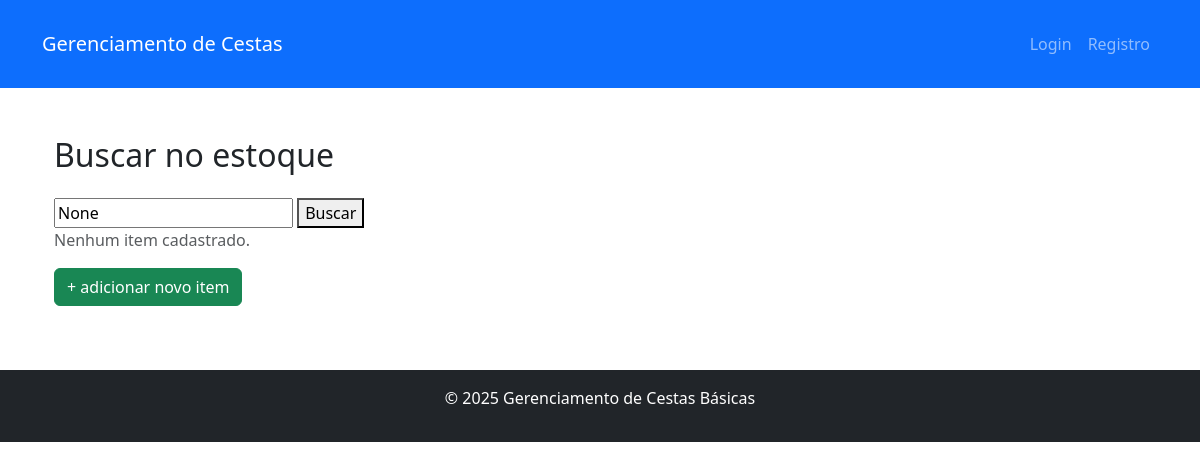
The page /home/Itens/ on the database as committed earlier.
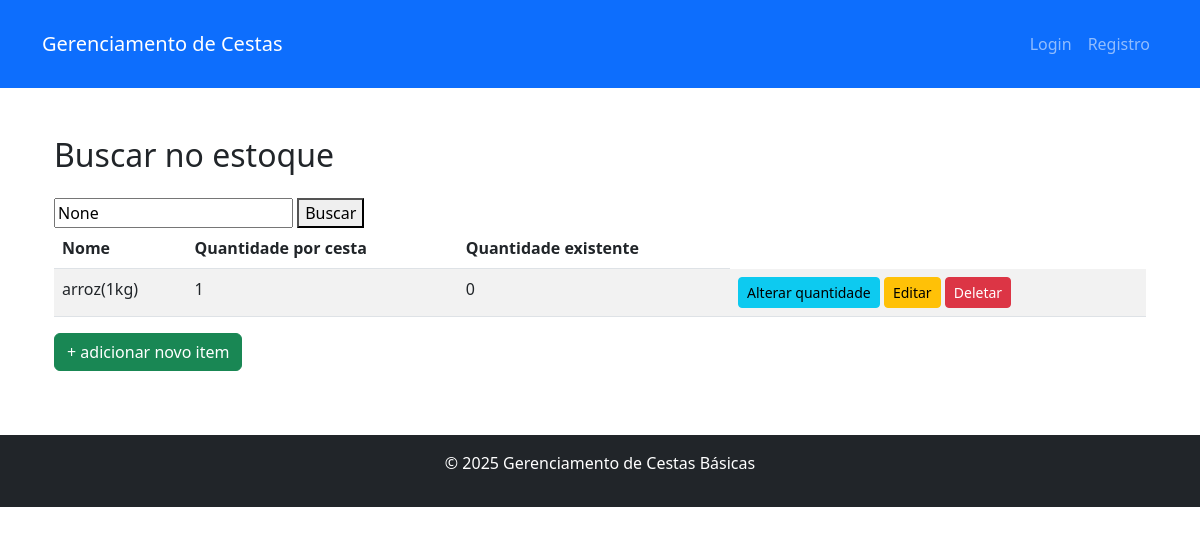
The same page on the database as committed later.
### gerenciador/models.py (models this page shows)
class TbItem_Cesta(models.Model):
    ID_Item_Cesta = models.AutoField(primary_key= True, null= False)
    Nome = models.CharField(max_length = 255, null= False)
    Quant_padrao = models.PositiveIntegerField(null= False)
    Quant_Obtida = models.PositiveIntegerField(null= False, default=0)

### gerenciador/views.py (the view)
def buscar_Itens(request):
    query = request.GET.get('q')
    Itens_Cesta = TbItem_Cesta.objects.all()
    if query:
        Itens_Cesta = Itens_Cesta.filter(name__icontains=query)
    return render(request, 'Estoque.html', {'Itens_Cesta': Itens_Cesta, 'query': query})

### gerenciador/templates/Estoque.html
{% extends 'base.html' %}
{% block content %}
    <div class="container">
        <h2 class="mb-4">Buscar no estoque</h2>
        <form method="get" action="{% url 'itens' %}">
            <input type="text" name="q" placeholder="Digite o nome do Item de estoque" value="{{ query }}">
            <button type="submit">Buscar</button>
        </form>
        {% if Itens_Cesta %}
            <table class="table table-striped">
                <thead>
                    <tr>
                        <th>Nome</th>
                        <th>Quantidade por cesta</th>
                        <th>Quantidade existente</th>
                    </tr>
                </thead>
                <tbody>
                    {% for Item in Itens_Cesta %}
                        <tr>
                            <td>{{ Item.Nome }}</td>
                            <td>{{ Item.Quant_padrao }}</td>
                            <td>{{ Item.Quant_Obtida}}</td>
                            <td>
                                <a href="{% url 'atualizar-quantidade' Item.ID_Item_Cesta %}" class="btn btn-info btn-sm">Alterar quantidade</a>
                                <a href="{% url 'editar_Item' Item.ID_Item_Cesta %}" class="btn btn-warning btn-sm">Editar</a>
                                <a href="{% url 'deletar_Item' Item.ID_Item_Cesta %}" class="btn btn-danger btn-sm">Deletar</a>
                            </td>
                        </tr>
                    {% endfor %}
                </tbody>
            </table>
        {% else %}
            <p class="text-muted">Nenhum item cadastrado.</p>
        {% endif %}
        <a href="{% url 'criar_Item' %}" class="btn btn-success mb-3">+ adicionar novo item</a>
    </div>
{% endblock %}

Rows that differ between the two databases and show on the page:
added TbItem_Cesta: Nome "arroz(1kg)", Quant_padrao "1", Quant_Obtida "0"
Other text that changed with them:
text no longer shown: "Nenhum item cadastrado."
text now shown: "Nome Quantidade por cesta Quantidade existente"
